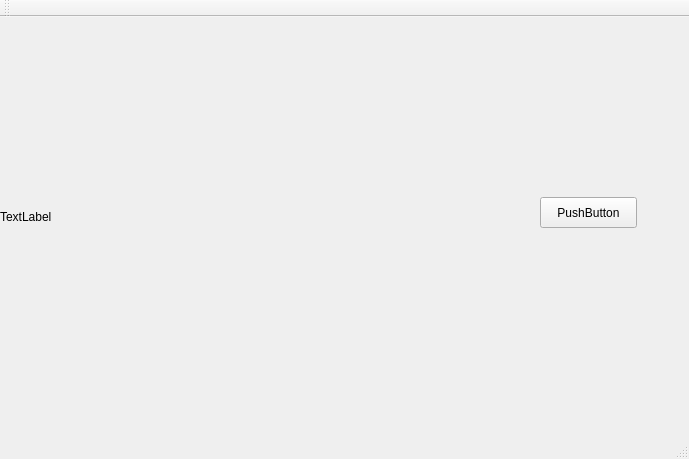
<?xml version="1.0" encoding="UTF-8"?>
<ui version="4.0">
 <class>MainWindow</class>
 <widget class="QMainWindow" name="MainWindow">
  <property name="geometry">
   <rect>
    <x>0</x>
    <y>0</y>
    <width>689</width>
    <height>459</height>
   </rect>
  </property>
  <property name="windowTitle">
   <string>MainWindow</string>
  </property>
  <widget class="QWidget" name="centralWidget">
   <widget class="QPushButton" name="pushButton">
    <property name="geometry">
     <rect>
      <x>540</x>
      <y>180</y>
      <width>97</width>
      <height>31</height>
     </rect>
    </property>
    <property name="text">
     <string>PushButton</string>
    </property>
   </widget>
   <widget class="QLabel" name="label">
    <property name="geometry">
     <rect>
      <x>0</x>
      <y>0</y>
      <width>400</width>
      <height>400</height>
     </rect>
    </property>
    <property name="text">
     <string>TextLabel</string>
    </property>
   </widget>
  </widget>
  <widget class="QMenuBar" name="menuBar">
   <property name="geometry">
    <rect>
     <x>0</x>
     <y>0</y>
     <width>689</width>
     <height>27</height>
    </rect>
   </property>
  </widget>
  <widget class="QToolBar" name="mainToolBar">
   <attribute name="toolBarArea">
    <enum>TopToolBarArea</enum>
   </attribute>
   <attribute name="toolBarBreak">
    <bool>false</bool>
   </attribute>
  </widget>
  <widget class="QStatusBar" name="statusBar"/>
 </widget>
 <layoutdefault spacing="6" margin="11"/>
 <resources/>
 <connections/>
</ui>
